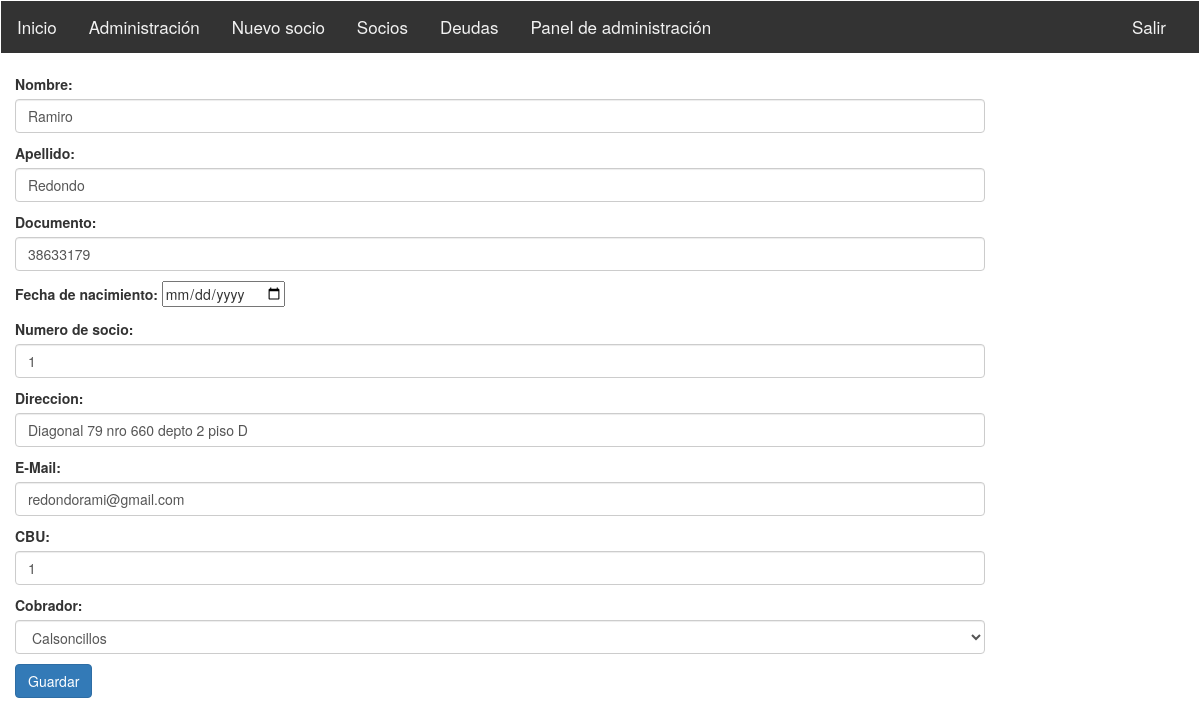
/sistemasocioscap/editar/16/ (signed in), run on the app's committed database.
### sistemasocioscap/models.py (models this page shows)
class Socio (models.Model):
	dni = models.IntegerField ()
	nombre = models.CharField(max_length= 200)
	apellido = models.CharField (max_length = 200)
	fecha_nacimiento = models.DateField(null = True, blank=True)
	nrosocio = models.IntegerField(null = True, blank=True)
	direccion = models.CharField (max_length = 200)
	mail = models.EmailField(max_length=254, null=True)
	cbu = models.IntegerField (null=True)
	dar_baja = models.CharField(max_length=32,choices=[('si', 'Si'),('no', 'No')],null = True, blank=True)
	registro = models.OneToOneField(RegistroPagos, on_delete=models.SET_NULL, null = True, blank=True)
	cobrador = models.ForeignKey(Cobrador, on_delete=models.SET_NULL, null = True, blank=True)
  	def get_absolute_url(self):
    		return reverse ('socio-detail', args=[str(self.id)])

class Cobrador (models.Model):
	dni = models.IntegerField()
	nombre = models.CharField(max_length= 200)
	apellido = models.CharField (max_length = 200)
	def __str__(self):
    		return self.nombre
  	def get_absolute_url(self):
    		return reverse ('cobrador-detail', args=[str(self.id)])

### sistemasocioscap/views.py (the view)
# urls.py: url(r'^editar/(?P<pk>\d+)/$', login_required(SocioUpdate.as_view()), name='socio_editar'),
class SocioUpdate(UpdateView):
    model = Socio
    form_class = SocioForm
    template_name = 'socio_form.html'
    success_url = reverse_lazy('listado_socios')

### sistemasocioscap/forms.py
class SocioForm(forms.ModelForm):
	class Meta:
		model = Socio
		fields = [
			'nombre',
			'apellido',
			'dni',
			'fecha_nacimiento',
			'nrosocio',
			'direccion',
			'mail',
			'cbu',
			'cobrador',
		]
		labels = {
			'nombre': 'Nombre',
			'apellido': 'Apellido',
			'dni': 'Documento',
			'fecha_nacimiento': 'Fecha de nacimiento',
			'nrosocio': 'Numero de socio',
			'direccion':'Direccion',
			'mail': 'E-Mail',
			'cbu':'CBU',
			'cobrador': 'Cobrador',
		}
		widgets = {
			'nombre': forms.TextInput(attrs={'class':'form-control'}),
			'apellido': forms.TextInput(attrs={'class':'form-control'}),
			'dni': forms.TextInput(attrs={'class':'form-control'}),
			'fecha_nacimiento': forms.DateInput(attrs={'type':'date'}),
			'nrosocio': forms.TextInput(attrs={'class':'form-control'}),
			'direccion': forms.TextInput(attrs={'class':'form-control'}),
			'mail': forms.TextInput(attrs={'class':'form-control'}),
			'cbu': forms.TextInput(attrs={'class':'form-control'}),
			'cobrador': forms.Select(attrs={'class':'form-control'}),
		}

### sistemasocioscap/templates/socio_form.html (shortened to what this page needs)
{% extends "base_generic.html" %}
{% block content %}
<form method="post">
	{{ form.as_p }}
	<button class="btn btn-primary" type="submit">Guardar</button>
</form>
{% endblock %}

### data on the page
Socio: nombre "Ramiro", apellido "Redondo", dni "38633179", nrosocio "1", direccion "Diagonal 79 nro 660 depto 2 piso D", mail "redondorami@gmail.com", cbu "1", cobrador "Calsoncillos"
